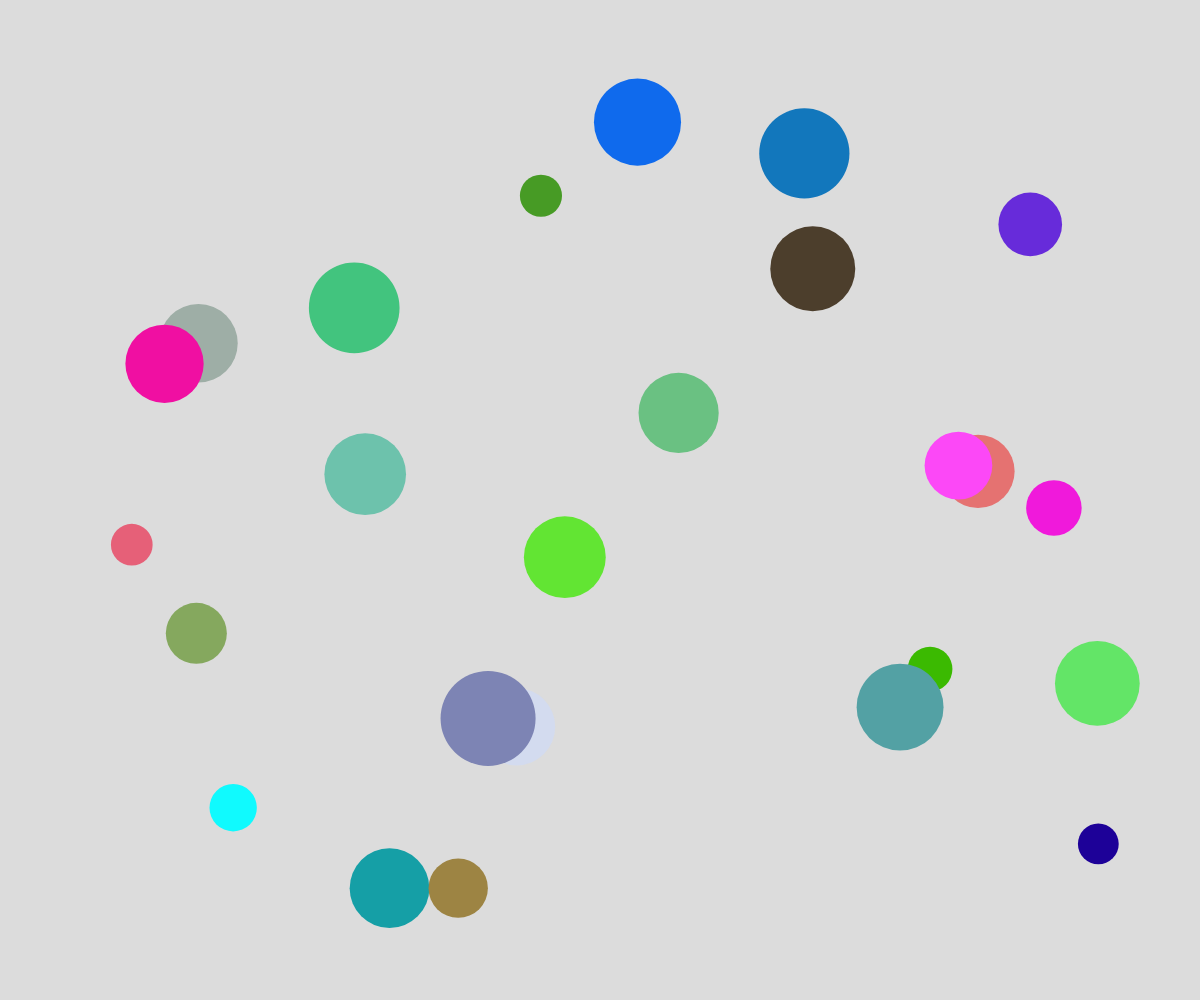
Frame 1 (no input)
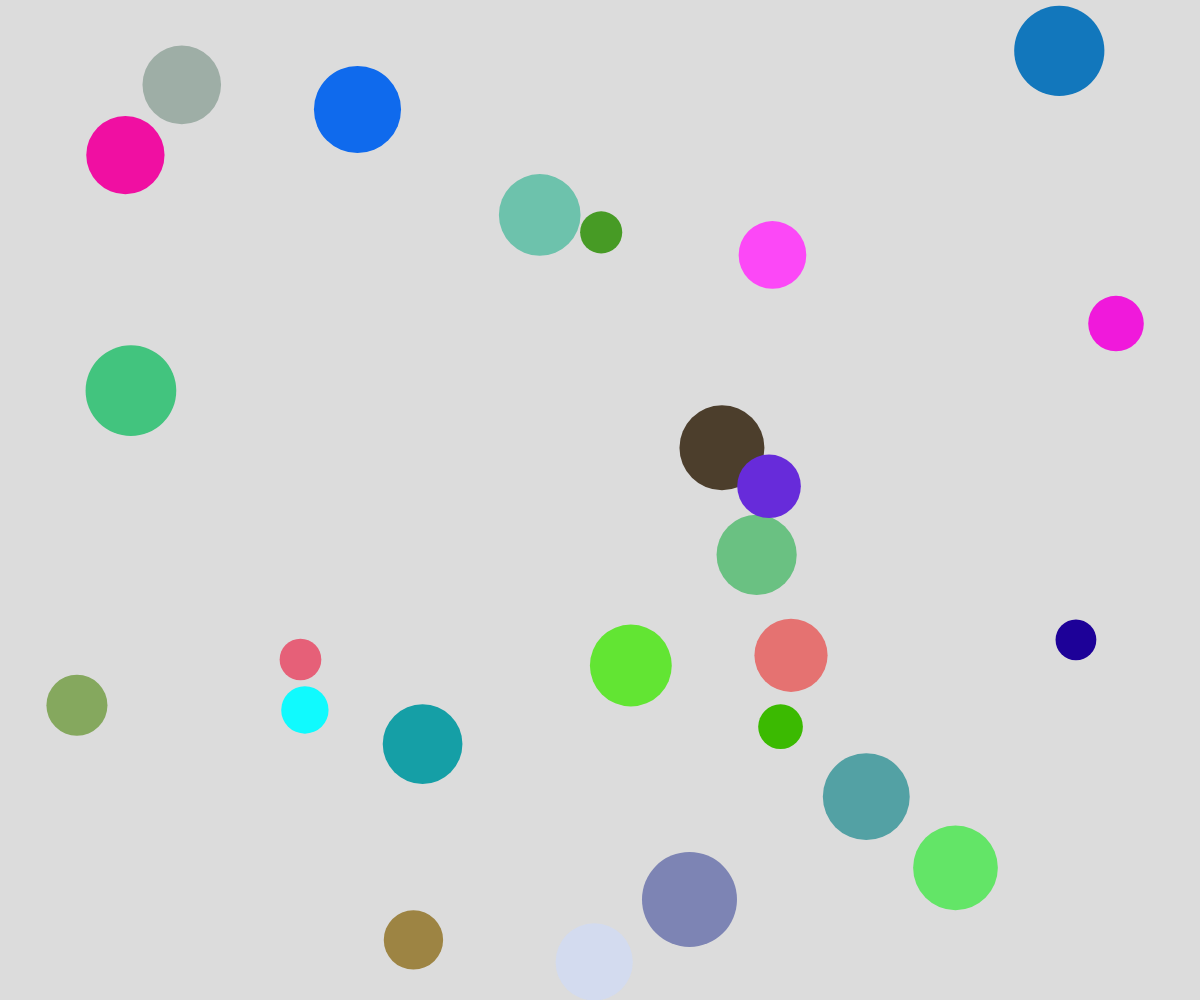
Frame 60 (no input)
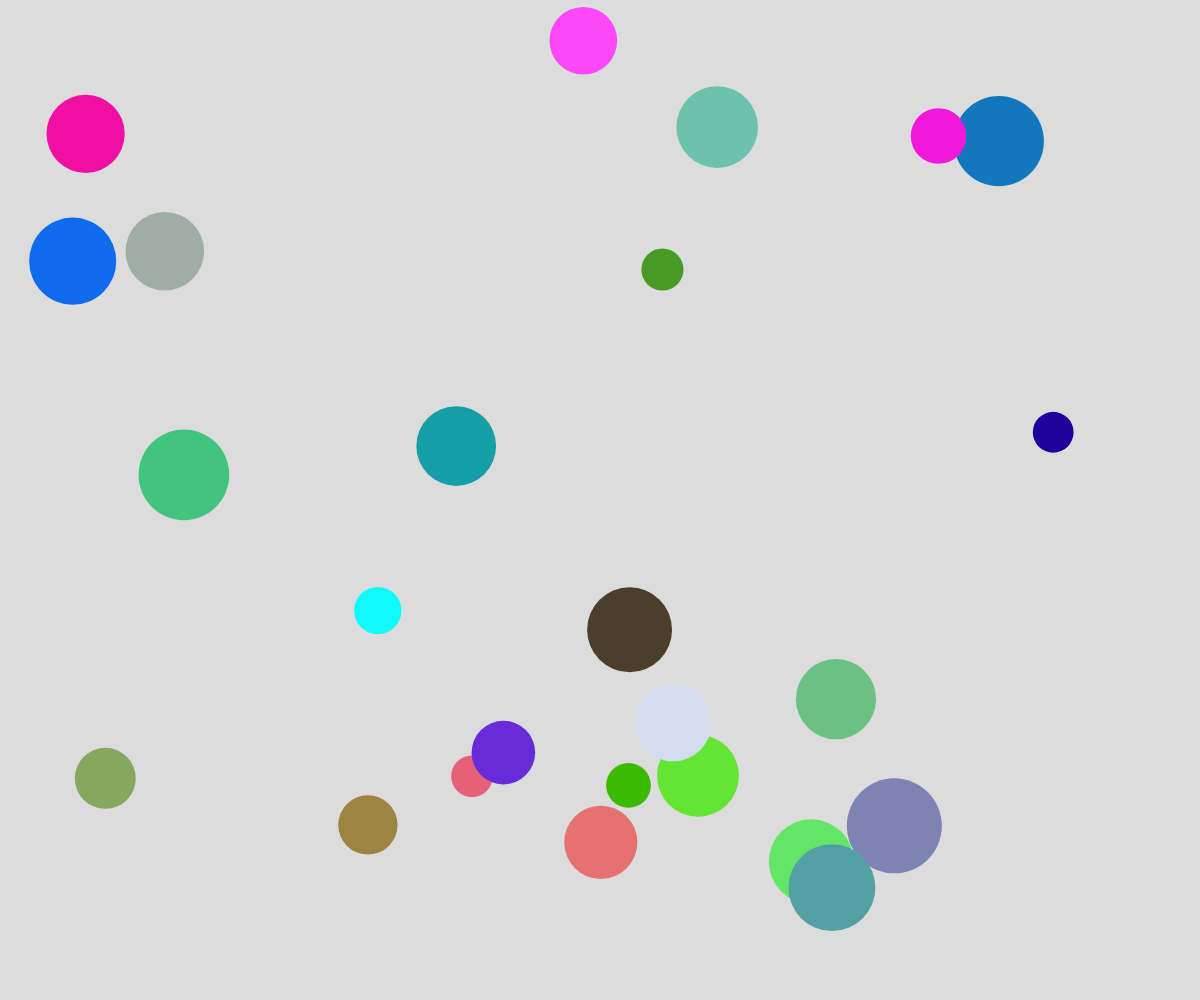
Frame 120 (the mouse pressed at the canvas centre since frame 60)

The p5.js sketch that drew these frames (run headless with seeded random() and noise() and a simulated clock; from frame 60 on, the mouse is pressed at the canvas centre):

// p5.js sketch
// ── sketch.js
// Ball OOP Demo

let ballArray = [];

function setup() {
  createCanvas(windowWidth, windowHeight);
  for (let i=0; i<25; i++) {
    let x = random(100, width-100);
    let y = random(100, height-100);
    let theBall = new Ball(x, y);
    ballArray.push(theBall);
  }
}

function draw() {
  background(220);

  // for (let theBall of ballArray) {
  //   theBall.move();
  //   theBall.display();
  // }

  for (let i=0; i<ballArray.length; i++) {
    ballArray[i].move();
    ballArray[i].display();
  }
}

class Ball {
  constructor(x, y) {
    this.radius = random(20, 50);
    this.x = x;
    this.y = y;
    this.dx = random(-5, 5);
    this.dy = random(-5, 5);
    this.theColor = color(random(255), random(255), random(255));
  }

  display() {
    noStroke();
    fill(this.theColor);
    circle(this.x, this.y, this.radius*2);
  }

  move() {
    this.x += this.dx;
    this.y += this.dy;

    //check if need to bounce
    if (this.x + this.radius >= width || this.x - this.radius <= 0) {
      this.dx *= -1;
    }
    if (this.y + this.radius >= height || this.y - this.radius <= 0) {
      this.dy *= -1;
    }
  }

  isPointInBall(x, y) {
    if (dist(x, y, this.x, this.y) < this.radius) {
      //inside ball
      return true;
    }
    else {
      return false;
    }
  }
}


function mousePressed() {
  for (let i= ballArray.length-1; i >= 0; i--) {
    if (ballArray[i].isPointInBall(mouseX, mouseY)) {
      ballArray.splice(i, 1);
    }
  }
}
  
function keyPressed() {
  if (key === " ") {
    let theBall = new Ball(mouseX, mouseY);
    ballArray.push(theBall);
  }
}
